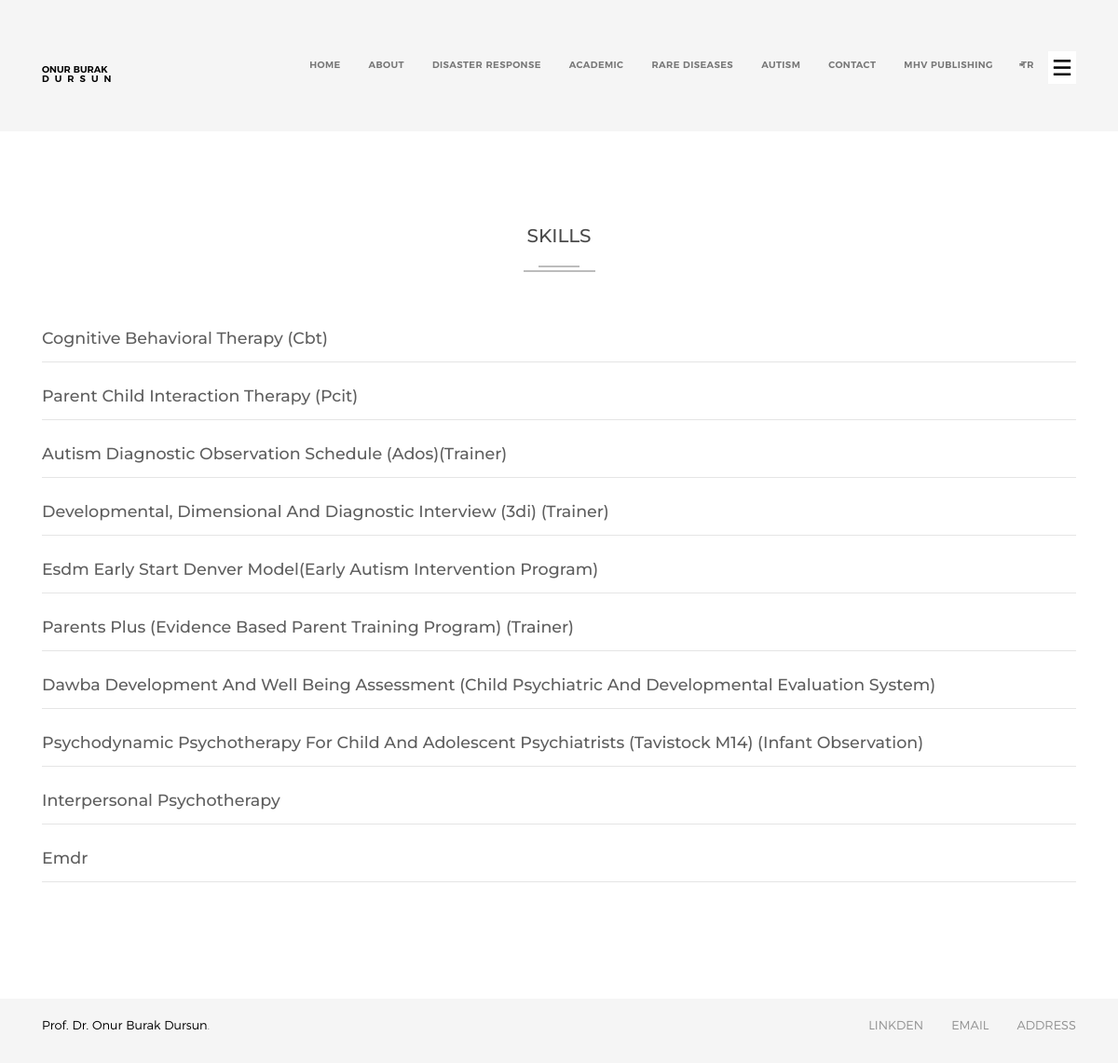
The page /skill-page/ on the database its author committed.
### publish/models.py (models this page shows, shortened)
class Skills(models.Model):
    name = models.CharField(max_length=200)
    title = models.CharField(max_length=200, blank=True, null=True)
    website = models.CharField(max_length=200, blank=True, null=True)
    comment = RichTextField(blank=True, null=True)
    message = RichTextField(blank=True, null=True)
    sub_message = RichTextField(blank=True, null=True)
    description = RichTextField(blank=True, null=True)
    sub_description = RichTextField(blank=True, null=True)
    image = models.ImageField(upload_to='media/', blank=True, null=True)
    image1 = models.ImageField(upload_to='media/', blank=True, null=True)

### publish/views.py (the view)
# urls.py: path('skill-page/', skill_page, name='skill-page'),
def skill_page(request):
    context = {
        'skills': Skills.objects.all()[1:],
    }
    return render(request, 'Service/skill-page.html', context)

### templates/Service/skill-page.html
{% extends 'Home/base.html' %}
{% load static %}
{% block content %}
    <div class="portfolio-details-area light-bg section-padding">
    <div class="row">
        <div class="col-xs-12">
            <div class="section-title text-center mb-60">
                <h2 class="mb-20">Skills</h2>
                <div class="horizontal-line">
                    <div class="top"></div>
                    <div class="bottom"></div>
                </div>
            </div>
        </div>
    </div>
        {% for skill in skills %}
            <div class="container">
                <div class="row">
                    <div class="col-xs-12 col-sm-12">
                        <div class="portfolio-description single-post text-justify">
                            <h3 class=" montserrat weight-medium capitalize">{{ skill.name|title }}</h3>
                        </div>
                    </div>
                </div>
                <hr/>
                <br>
            </div>
        {% endfor %}
    </div>
{% endblock %}

### templates/Home/base.html
{% include 'Home/head.html' %}
{% include 'Home/header.html' %}
{% block content %}
{% endblock %}
{% include 'Home/footer.html' %}
{% include 'Home/js.html' %}

### templates/Home/head.html (shortened to what this page needs)
{% load static %}
<!doctype html>
<html class="no-js" lang="en">
<head>
    <link rel="stylesheet" href="{% static 'assets/style.css' %}">
    <link href="https://stackpath.bootstrapcdn.com/bootstrap/4.5.2/css/bootstrap.min.css" rel="stylesheet">
</head>
<body>

### templates/Home/header.html (shortened to what this page needs)
{% load static %}
<!DOCTYPE html>
<html lang="en">
<head>
</head>
<body>
</body>
</html>
<header class="header-style-1 bg-color-1">
    <div class="top clearfix">
        <div class="header-top active-sticky ptb-50">
            <div class="container">
                <div class="row">
                    <div class="col-xs-1 col-sm-1">
                        <div class="left">
                            <div class="logo">
                                <a style="color: black; text-decoration: none; margin-top: 20px; animation: growShrink 2s infinite; float: left;"
                                   href="{% url 'index' %}">Onur Burak <span
                                        style="letter-spacing: 6px">Dursun</span></a>
                            </div>
                        </div>
                    </div>
                    <div class="col-xs-11 col-sm-11">
                        <div class="right">
                            <div class="expand-menu-open floatright">
                                <img class="img-responsive" style="width: 30px; height: 35px; margin-top: 5px;"
                                     src="{% static 'assets/img/icons/menu_icon1.png' %}" alt="">
                            </div>
                            <nav class="mainmenu onepage-nev floatright">
                                <ul class="clearfix">
                                    <li><a href="{% url 'index' %}">Home</a></li>
                                    <li><a href="{% url 'about' %}">About</a></li>
                                    <li><a href="{% url 'skill' %}">Disaster Response</a></li>
                                    <li><a href="{% url 'service' %}">Academic</a></li>
                                    <li><a href="{% url 'rare-diseases' %}">Rare Diseases</a></li>
                                    <li><a href="{% url 'autism' %}">Autism</a></li>
                                    <li><a href="{% url 'contact' %}">Contact</a></li>
                                    <li><a target="_blank" href="https://www.mhwpublishing.com">MHV
                                        Publishing</a></li>
                                    <li class="nav-item dropdown">
                                        <a class="nav-link dropdown-toggle" href="#" id="languageDropdown"
                                           data-toggle="dropdown" aria-haspopup="true"
                                           aria-expanded="false">
                                            {% if request.LANGUAGE_CODE == 'en' %}
                                                EN
                                            {% elif request.LANGUAGE_CODE == 'tr' %}
                                                TR
                                            {% elif request.LANGUAGE_CODE == 'ar' %}
                                                AR
                                            {% else %}
                                                RU
                                            {% endif %}
                                        </a>
                                    </li>
                                </ul>
                            </nav>
                        </div>
                    </div>
                </div>
            </div>
        </div>
    </div>
</header>

### templates/Home/footer.html
<footer class="footer bg-color-1 ptb-20">
    <div class="container">
        <div class="row">
            <div class="col-xs-12">
                <div class="left floatleft">
                    <p><a href="{% url 'index' %}" target="_blank" style="color: black; text-decoration: none">Prof. Dr. Onur Burak Dursun</a>.
                    </p>
                </div>
                <div class="right social-link floatright">
                    <ul class="clearfix">
                        <li><a href="https://www.linkedin.com/in/onur-burak-dursun-6b148a39?utm_source=share&utm_campaign=share_via&utm_content=profile&utm_medium=ios_app" target="_blank">Linkden</a></li>
                        <li><a href="#" target="_blank">Email</a></li>
                        <li><a href="#" target="_blank">Address</a></li>
                    </ul>
                </div>
            </div>
        </div>
    </div>
</footer>

### templates/Home/js.html (shortened to what this page needs)
{% load static %}
</body>
</html>

### static/assets/css/style.css (style rules this page uses)
body { font-family: 'Poppins', sans-serif; font-size: 14px; line-height: 24px; font-weight: 400; color: #a1a1a1; background-color: #fff; overflow-x: hidden; -webkit-text-size-adjust: 100%; -webkit-overflow-scrolling: touch; -webkit-font-smoothing: antialiased; }
html { font-family: 'Poppins', sans-serif; }
html, body { width: 100%; height: 100%; }
img { max-width:100%; }
a { color: #ffffff; font-family: 'montserratsemibold'; font-weight: 400; text-transform: uppercase; line-height: 1; }
a,a > * { outline: none; cursor: pointer; text-decoration: none; }
a, .navbar a, .form-control { -webkit-transition: all 0.3s ease; -o-transition: all 0.3s ease; transition: all 0.3s ease; }
p { font-family: 'Poppins', sans-serif; color: #767676; font-size: 14px; line-height: 24px; font-weight: 400; margin: 0; }
h1, h2, h3, h4, h5, h6 { font-family: 'montserratsemibold'; font-weight: 400; color: #4f4f4f; margin: 0 0 15px; text-transform:uppercase; }
h2 { font-size: 32px; color: #484848; font-family: 'Montserrat', sans-serif; font-weight: 700; }
h3 { font-size: 24px; }
.section-padding { padding: 100px 0; }
.floatleft { float: left; }
.floatright { float: right; }
.capitalize { text-transform: capitalize; }
.mb-20 { margin-bottom: 20px; }
.mb-60 { margin-bottom: 60px; }
.ptb-20 { padding-top: 20px; padding-bottom: 20px; }
.ptb-50 { padding-top: 50px; padding-bottom: 50px; }
.montserrat { font-family: 'Montserrat', sans-serif; }
.weight-medium { font-weight: 500; }
.light-bg { background: #ffffff none repeat scroll 0 0; }
.bg-color-1 { background: #f5f5f5 none repeat scroll 0 0; }
ul, ul li { list-style: outside none none; margin: 0; padding: 0; }
nav { background-color: transparent; }
nav ul, nav ul li { float: none; }
nav ul a { font-size: inherit; }
@media only screen and (min-width: 1200px) { .container { width: 1170px; } }
.container .row, .container-fluid .row { margin-bottom: 0; }
.container .row { margin-right: -15px; margin-left: -15px; }
.horizontal-line div { background: #bcbcbc none repeat scroll 0 0; height: 2px; margin: 0 auto; width: 77px; }
.horizontal-line div.top { margin-bottom: 3px; width: 44px; }
.mainmenu li { float: left; margin: 0 10px; }
.mainmenu li a { color: #777777; display: block; line-height: 40px; padding: 0 5px; position: relative; letter-spacing: 0.40px; }
.mainmenu li a:after { background: #afafaf none repeat scroll 0 0; content: ""; height: 2px; left: 0; margin-top: -1px; -webkit-margin-before: -2px; position: absolute; top: 50%; -webkit-transition: all 0.3s ease 0s; -o-transition: all 0.3s ease 0s; transition: all 0.3s ease 0s; width: 0; }
.header-style-1 .top { min-height: 141px; }
.header-top { position: absolute; top: 0; width: 100%; z-index: 99; left: 0; }
.header-top .logo > a { display: block; width: 130px; -webkit-transition: all 0.4s ease 0s; -o-transition: all 0.4s ease 0s; transition: all 0.4s ease 0s; }
.section-title h2 { color: #494949; }
.social-link li { float: left; }
.social-link li a { color: #919191; display: block; padding: 0 15px; }
.social-link li:last-child a { padding-right: 0; }
.footer .left p, .footer .left p a, .social-link li a { font-size: 13px; font-family: 'montserratlight'; line-height: 19px; }
.footer .left p, .footer .left p a { color: #929292; text-transform: capitalize; }
.single-post h3 { color: #5e5e5e; }

### static/assets/css/responsive.css (style rules this page uses)
@media (min-width: 992px) and (max-width: 1200px) { .mainmenu.onepage-nev { margin-left: -35px; } }

### rows shown on the page
Skills: name "Cognitive Behavioral Therapy (Cbt)"
Skills: name "Parent Child Interaction Therapy (Pcit)"
Skills: name "Autism Diagnostic Observation Schedule (Ados)(Trainer)"
Skills: name "Developmental, Dimensional And Diagnostic Interview (3di) (Trainer)"
Skills: name "Esdm Early Start Denver Model(Early Autism Intervention Program)"
Skills: name "Parents Plus (Evidence Based Parent Training Program) (Trainer)"
Skills: name "Dawba Development And Well Being Assessment (Child Psychiatric And Developmental Evaluation System)"
Skills: name "Psychodynamic Psychotherapy For Child And Adolescent Psychiatrists (Tavistock M14) (Infant Observation)"
Skills: name "Interpersonal Psychotherapy"
Skills: name "Emdr"
